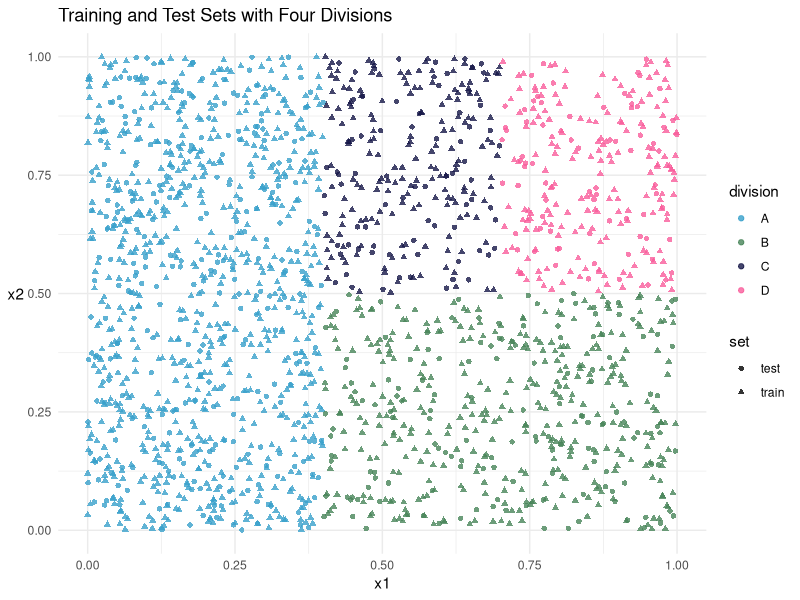
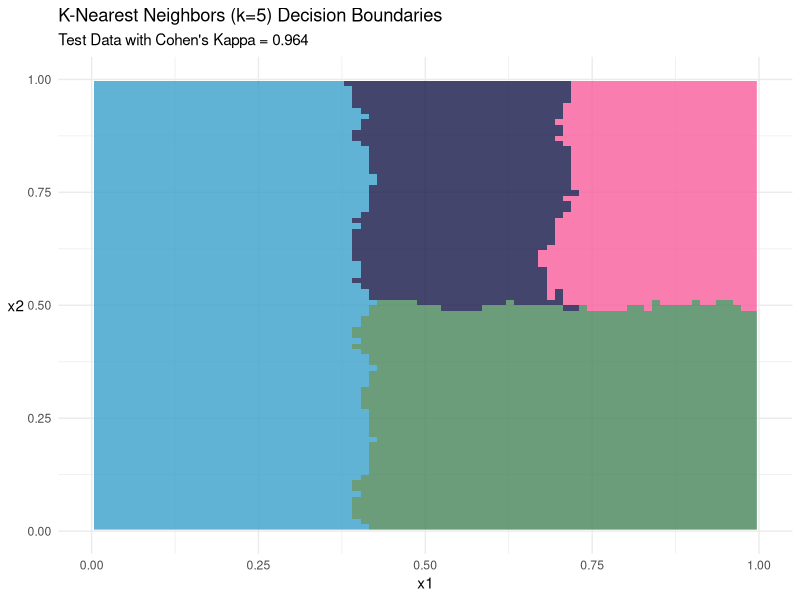
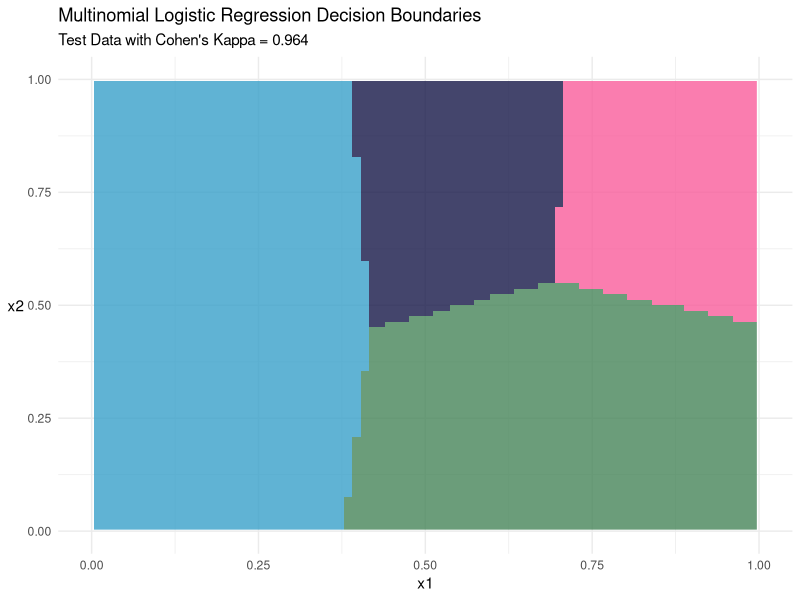
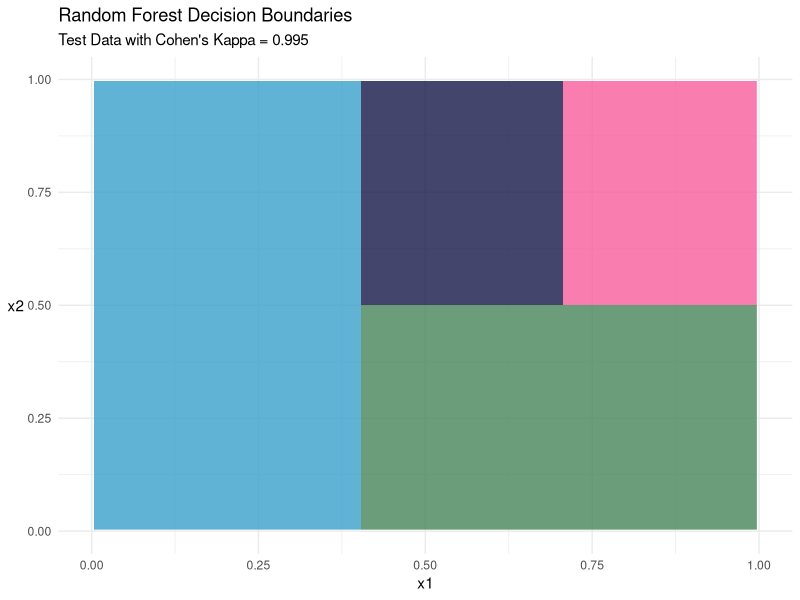
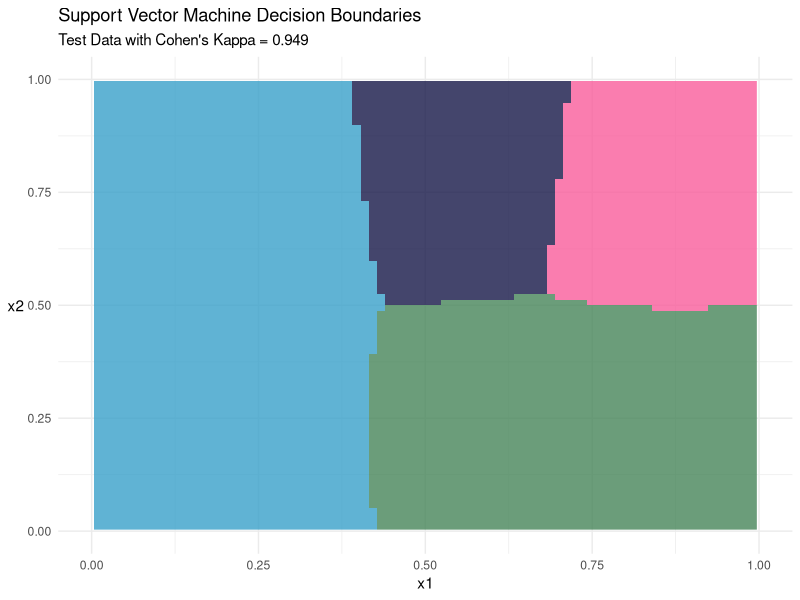
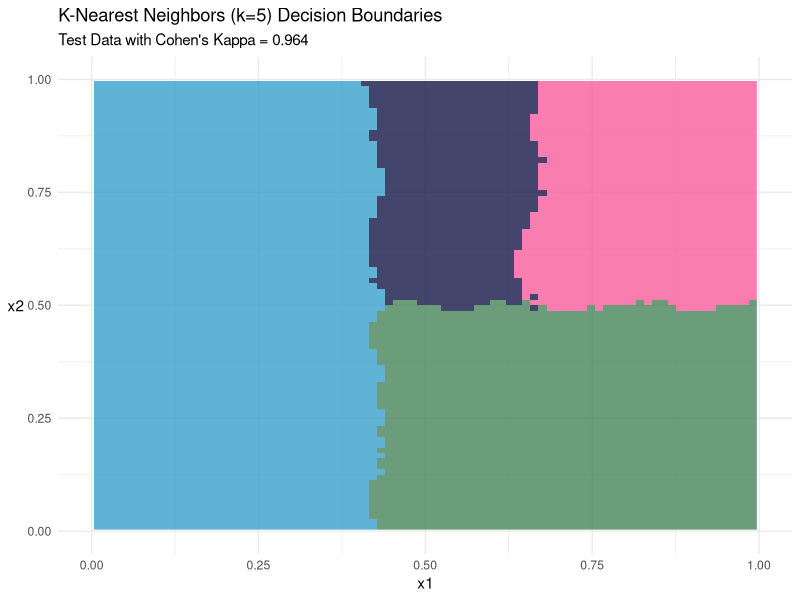
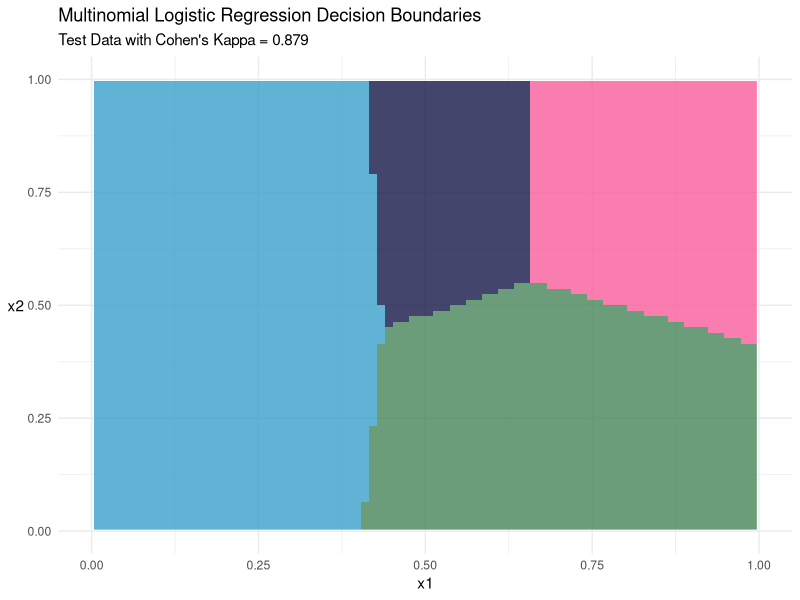
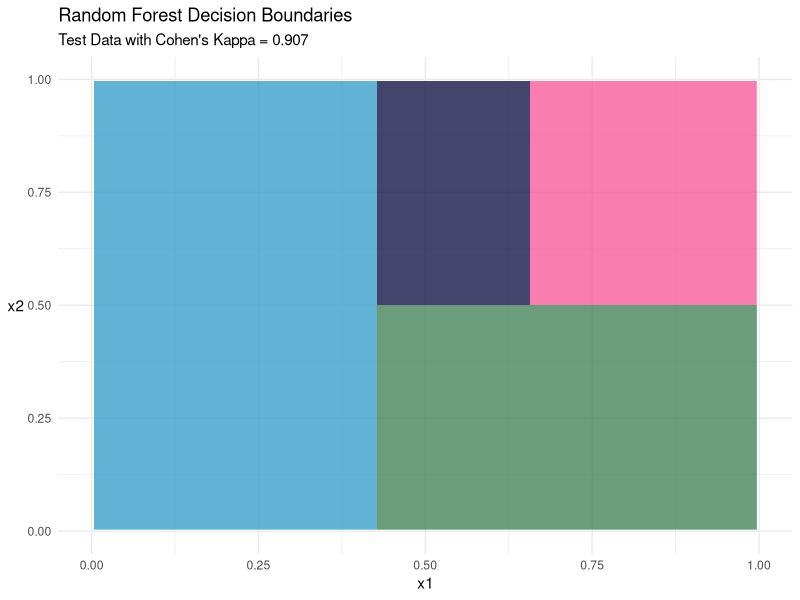

Here is the R script that generated these plots, in order:
## ---- chunk 1
knitr::opts_chunk$set(echo = TRUE)
## ---- chunk 2
# Libraries needed
library(dplyr)      # For data manipulation
library(caret)      # For createDataPartition and confusion matrix
library(ggplot2)    # For visualization
## ---- chunk 3
# Set colors
c_a = "#39a0ca"
c_b = "#478559"
c_c = "#161748"
c_d = "#f95d9b" 
line = "#1d1e22"
colors <- c("A" = "#39a0ca", "B" = "#478559", "C" = "#161748", "D" = "#f95d9b")
## ---- chunk 4
# Set seed for reproducibility
set.seed(42)

# Total number of points
n <- 2000

# Calculate points per division based on proportions
n_a <- floor(n * 0.50)  # 50% of the data
n_b <- floor(n * 0.25)  # 25% of the data
n_c <- floor(n * 0.125)  # 25% of the data
n_d <- floor(n * 0.125)  # 25% of the data

# Based on the drawing:
# A is on the left side of the graph (x1 < threshold)
# B is on the bottom right quadrant
# C is on the top left of the right side
# D is on the top right of the right side

# Thresholds for dividing the space
x1_threshold <- 0.4  # Dividing left (A) from right (B,C,D)
x1_right_threshold <- 0.7  # Dividing C from D on the right side
x2_threshold <- 0.5  # Dividing B from C,D

# Division A: Left portion (50% of data)
a_x1 <- runif(n_a, 0, x1_threshold)
a_x2 <- runif(n_a, 0, 1)
a_labels <- rep("A", n_a)

# Division B: Bottom right portion (25% of data)
b_x1 <- runif(n_b, x1_threshold, 1)
b_x2 <- runif(n_b, 0, x2_threshold)
b_labels <- rep("B", n_b)

# Division C: Top left of right portion (12.5% of data)
c_x1 <- runif(n_c, x1_threshold, x1_right_threshold)
c_x2 <- runif(n_c, x2_threshold, 1)
c_labels <- rep("C", n_c)

# Division D: Top right of right portion (12.5% of data)
d_x1 <- runif(n_d, x1_right_threshold, 1)
d_x2 <- runif(n_d, x2_threshold, 1)
d_labels <- rep("D", n_d)

# Combine all data into a single dataframe
df <- data.frame(
  x1 = c(a_x1, b_x1, c_x1, d_x1),
  x2 = c(a_x2, b_x2, c_x2, d_x2),
  division = c(a_labels, b_labels, c_labels, d_labels)
)

# Start PNG device
png("../results/plots/original_data.png", width = 4000, height = 3000, res = 600)

# Create the plot with Base R
# Set up an empty plot area
plot(NULL, xlim = c(0, 1), ylim = c(0, 1), 
     xlab = "x1", ylab = "x2", 
     main = "Dataset with Four Divisions",
     type = "n")

# Add points for each division
for(div in c("A", "B", "C", "D")) {
  subset_df <- df[df$division == div, ]
  points(subset_df$x1, subset_df$x2, 
         col = adjustcolor(colors[div], alpha.f = 0.8),
         pch = 16) # filled circle
}

# Close the device to save the plot
dev.off()
## ---- chunk 5
# Set training/test split proportion
train_prop <- 0.7 # 70% training, 30% test

# Create stratified split indices based on division
set.seed(42) # Keep the same seed for reproducibility
train_indices <- createDataPartition(df$division, p = train_prop, list = FALSE)

# Create training and test sets
train_df <- df[train_indices, ]
test_df <- df[-train_indices, ]

# Convert division to factor to ensure consistent levels
train_df$division <- factor(train_df$division)
test_df$division <- factor(test_df$division)

# Optional: Visualize the training and test sets
df$set <- "test"
df[train_indices, "set"] <- "train"

ggplot(df, aes(x = x1, y = x2, color = division, shape = set)) +
  geom_point(alpha = 0.8) +
  scale_color_manual(values = c("A" = c_a, "B" = c_b, "C" = c_c, "D" = c_d)) +
  labs(title = "Training and Test Sets with Four Divisions",
       x = "x1", y = "x2") +
  theme_minimal() +
  theme(,
    axis.title.y = element_text(angle = 0, vjust = 0.5, hjust = 0.5)
  )
## ---- chunk 6
# Load necessary libraries
library(caret)      # For confusion matrix
library(class)      # For kNN classification
library(e1071)      # For SVM
if (!require("nnet")) install.packages("nnet")
library(nnet)       # For multinomial logistic regression
if (!require("randomForest")) install.packages("randomForest")
library(randomForest) # For random forest
library(gridExtra)  # For arranging multiple plots
## ---- chunk 7
# Create a fine grid for decision boundary visualization
grid_size <- 100
x1_range <- seq(min(df$x1) - 0.1, max(df$x1) + 0.1, length.out = grid_size)
x2_range <- seq(min(df$x2) - 0.1, max(df$x2) + 0.1, length.out = grid_size)
grid <- expand.grid(x1 = x1_range, x2 = x2_range)

# Ensure column names match training data
colnames(grid) <- c("x1", "x2")  # Explicitly set column names
## ---- chunk 8
# Function to plot decision boundaries
plot_decision_boundary <- function(predictions, model_name, kappa_value) {
  grid_predictions <- cbind(grid, pred = predictions)
  
  # Plot decision boundaries with test data points
  p <- ggplot() +
    geom_raster(data = grid_predictions, aes(x = x1, y = x2, fill = pred), alpha = 0.8, show.legend = FALSE) +
    #geom_point(data = test_df, aes(x = x1, y = x2, color = division), size = 2.5) +
    scale_fill_manual(values = c("A" = c_a, "B" = c_b, "C" = c_c, "D" = c_d), name = "Predicted") +
    scale_color_manual(values = c("A" = c_a, "B" = c_b, "C" = c_c, "D" = c_d), name = "Actual") +
    #labs(x = "x1", y = "x2") +
    scale_x_continuous(limits = c(0.0, 1), breaks = seq(0, 1, by = 0.25)) +
    scale_y_continuous(limits = c(0.0, 1), breaks = seq(0, 1, by = 0.25)) +
    labs(title = paste(model_name, "Decision Boundaries"),
         subtitle = paste("Test Data with Cohen's Kappa =", round(kappa_value, 3)),
         x = "x1", y = "x2") +
    theme_minimal() +
  theme(,
    axis.title.y = element_text(angle = 0, vjust = 0.5, hjust = 0.5)
  )
  
  return(p)
}
## ---- chunk 9
evaluate_model <- function(actual, predicted, model_name) {
  # Create confusion matrix
  confusion <- confusionMatrix(predicted, actual)
  
  # Extract Cohen's Kappa
  kappa <- confusion$overall['Kappa']
  
  # Print model performance
  cat("\n", model_name, "Performance:\n")
  cat("Cohen's Kappa:", kappa, "\n")
  cat("Accuracy:", confusion$overall['Accuracy'], "\n\n")
  
  return(kappa)
}
## ---- chunk 10
# Train KNN model (k=5)
k <- 5
knn_model <- knn(train = train_df[, c("x1", "x2")],
                 test = test_df[, c("x1", "x2")],
                 cl = train_df$division,
                 k = k)

# Evaluate KNN model
knn_kappa <- evaluate_model(test_df$division, knn_model, "KNN")

# Get KNN predictions for the grid
knn_grid_pred <- knn(train = train_df[, c("x1", "x2")],
                     test = grid,
                     cl = train_df$division,
                     k = k)

# Plot KNN decision boundaries
knn_plot <- plot_decision_boundary(knn_grid_pred, "K-Nearest Neighbors (k=5)", knn_kappa)
## ---- chunk 11
# Train multinomial model
multinom_model <- multinom(division ~ x1 + x2, data = train_df, trace = FALSE)

# Make predictions on test data
multinom_pred <- predict(multinom_model, newdata = test_df)

# Evaluate multinomial model
multinom_kappa <- evaluate_model(test_df$division, multinom_pred, "Multinomial Logistic Regression")

# Get multinomial predictions for the grid
multinom_grid_pred <- predict(multinom_model, newdata = grid)

# Plot multinomial decision boundaries
multinom_plot <- plot_decision_boundary(multinom_grid_pred, "Multinomial Logistic Regression", multinom_kappa)
## ---- chunk 12
# Train random forest model
rf_model <- randomForest(division ~ x1 + x2, data = train_df, ntree = 500)

# Make predictions on test data
rf_pred <- predict(rf_model, newdata = test_df)

# Evaluate random forest model
rf_kappa <- evaluate_model(test_df$division, rf_pred, "Random Forest")

# Get random forest predictions for the grid
rf_grid_pred <- predict(rf_model, newdata = grid)

# Plot random forest decision boundaries
rf_plot <- plot_decision_boundary(rf_grid_pred, "Random Forest", rf_kappa)
## ---- chunk 13
# Train SVM model with radial kernel
svm_model <- svm(division ~ x1 + x2, data = train_df, kernel = "radial")

# Make predictions on test data
svm_pred <- predict(svm_model, newdata = test_df)

# Evaluate SVM model
svm_kappa <- evaluate_model(test_df$division, svm_pred, "SVM")

# Get SVM predictions for the grid
svm_grid_pred <- predict(svm_model, newdata = grid)

# Plot SVM decision boundaries
svm_plot <- plot_decision_boundary(svm_grid_pred, "Support Vector Machine", svm_kappa)
## ---- chunk 14
# Display all plots
print(knn_plot)
print(multinom_plot)
print(rf_plot)
print(svm_plot)

ggsave("../results/plots/knn.png", plot = knn_plot, width = 6.67, height = 5, dpi = 600)
ggsave("../results/plots/multi.png", plot = knn_plot, width = 6.67, height = 5, dpi = 600)
ggsave("../results/plots/rf.png", plot = rf_plot, width = 6.67, height = 5, dpi = 600)
ggsave("../results/plots/svm.png", plot = svm_plot, width = 6.67, height = 5, dpi = 600)
## ---- chunk 15
# Standard deviation for the attributes
x1_sd <- sd(df$x1)
x2_sd <- sd(df$x2)
cat("Standard deviation of x1:", x1_sd, "\n")
cat("Standard deviation of x2:", x2_sd, "\n")

# Noise level (proportion of std dev to use)
noise_level <- 0.3  # You can adjust this between 0 and 1
set.seed(123)  # Different seed to ensure randomness

# Get test set indices
test_indices <- setdiff(1:nrow(df), train_indices)

# Randomly select half of the test set
half_test_size <- floor(length(test_indices) / 2)
noisy_test_indices <- sample(test_indices, half_test_size)

# Create first noisy dataset (noise in x1)
df_noisy1 <- df
# Add noise only to the selected half of test set
df_noisy1$x1[noisy_test_indices] <- df$x1[noisy_test_indices] + 
                                   rnorm(half_test_size, mean = 0, sd = x1_sd * noise_level)

# Create second noisy dataset (noise in x2)
df_noisy2 <- df
# Add noise only to the selected half of test set
df_noisy2$x2[noisy_test_indices] <- df$x2[noisy_test_indices] + 
                                   rnorm(half_test_size, mean = 0, sd = x2_sd * noise_level)

# Extract the test partition rows from the noisy datasets
noisytest_df1 <- df_noisy1[-train_indices, ]
noisytest_df2 <- df_noisy2[-train_indices, ]

# Ensure division is a factor with consistent levels in both datasets
noisytest_df1$division <- factor(noisytest_df1$division, levels = levels(test_df$division))
noisytest_df2$division <- factor(noisytest_df2$division, levels = levels(test_df$division))
## ---- chunk 16
# Create noisy grids for decision boundary visualization
# For noisy x1
noise_x1_range <- seq(min(df_noisy1$x1) - 0.1, max(df_noisy1$x1) + 0.1, length.out = grid_size)
grid_noisy1 <- expand.grid(x1 = noise_x1_range, x2 = x2_range)
# Ensure column names match training data
colnames(grid_noisy1) <- c("x1", "x2")  # Explicitly set column names

# For noisy x2
noise_x2_range <- seq(min(df_noisy2$x2) - 0.1, max(df_noisy2$x2) + 0.1, length.out = grid_size)
grid_noisy2 <- grid
# Ensure column names match training data
colnames(grid_noisy2) <- c("x1", "x2")  # Explicitly set column names
## ---- chunk 17
# Evaluate KNN model
knn_kappa <- evaluate_model(noisytest_df1$division, knn_model, "KNN")

# Get KNN predictions for the grid
knn_grid_pred <- knn(train = train_df[, c("x1", "x2")],
                     test = grid_noisy1,
                     cl = train_df$division,
                     k = k)

# Plot KNN decision boundaries
knn_plot1 <- plot_decision_boundary(knn_grid_pred, "K-Nearest Neighbors (k=5)", knn_kappa)
## ---- chunk 18
# Evaluate KNN model
knn_kappa <- evaluate_model(noisytest_df2$division, knn_model, "KNN")

# Get KNN predictions for the grid
knn_grid_pred <- knn(train = train_df[, c("x1", "x2")],
                     test = grid_noisy2,
                     cl = train_df$division,
                     k = k)

# Plot KNN decision boundaries
knn_plot2 <- plot_decision_boundary(knn_grid_pred, "K-Nearest Neighbors (k=5)", knn_kappa)
## ---- chunk 19
# Make predictions on test data
multinom_pred <- predict(multinom_model, newdata = noisytest_df1)

# Evaluate multinomial model
multinom_kappa <- evaluate_model(noisytest_df1$division, multinom_pred, "Multinomial Logistic Regression")

# Get multinomial predictions for the grid
multinom_grid_pred <- predict(multinom_model, newdata = grid_noisy1)

# Plot multinomial decision boundaries
multinom_plot1 <- plot_decision_boundary(multinom_grid_pred, "Multinomial Logistic Regression", multinom_kappa)
## ---- chunk 20
# Make predictions on test data
multinom_pred <- predict(multinom_model, newdata = noisytest_df2)

# Evaluate multinomial model
multinom_kappa <- evaluate_model(noisytest_df2$division, multinom_pred, "Multinomial Logistic Regression")

# Get multinomial predictions for the grid
multinom_grid_pred <- predict(multinom_model, newdata = grid_noisy2)

# Plot multinomial decision boundaries
multinom_plot2 <- plot_decision_boundary(multinom_grid_pred, "Multinomial Logistic Regression", multinom_kappa)
## ---- chunk 21
# Make predictions on test data
rf_pred <- predict(rf_model, newdata = noisytest_df1)

# Evaluate random forest model
rf_kappa <- evaluate_model(noisytest_df1$division, rf_pred, "Random Forest")

# Get random forest predictions for the grid
rf_grid_pred <- predict(rf_model, newdata = grid_noisy1)

# Plot random forest decision boundaries
rf_plot1 <- plot_decision_boundary(rf_grid_pred, "Random Forest", rf_kappa)
## ---- chunk 22
# Make predictions on test data
rf_pred <- predict(rf_model, newdata = noisytest_df2)

# Evaluate random forest model
rf_kappa <- evaluate_model(noisytest_df2$division, rf_pred, "Random Forest")

# Get random forest predictions for the grid
rf_grid_pred <- predict(rf_model, newdata = grid_noisy2)

# Plot random forest decision boundaries
rf_plot2 <- plot_decision_boundary(rf_grid_pred, "Random Forest", rf_kappa)
## ---- chunk 23
# Make predictions on test data
svm_pred <- predict(svm_model, newdata = noisytest_df1)

# Evaluate SVM model
svm_kappa <- evaluate_model(noisytest_df1$division, svm_pred, "SVM")

# Get SVM predictions for the grid
svm_grid_pred <- predict(svm_model, newdata = grid_noisy1)

# Plot SVM decision boundaries
svm_plot1 <- plot_decision_boundary(svm_grid_pred, "Support Vector Machine", svm_kappa)
## ---- chunk 24
# Make predictions on test data
svm_pred <- predict(svm_model, newdata = noisytest_df2)

# Evaluate SVM model
svm_kappa <- evaluate_model(noisytest_df2$division, svm_pred, "SVM")

# Get SVM predictions for the grid
svm_grid_pred <- predict(svm_model, newdata = grid_noisy2)

# Plot SVM decision boundaries
svm_plot2 <- plot_decision_boundary(svm_grid_pred, "Support Vector Machine", svm_kappa)
## ---- chunk 25
# Display all plots
print(knn_plot1)
print(multinom_plot1)
print(rf_plot1)
print(svm_plot1)

ggsave("../results/plots/knn_x1.png", plot = knn_plot1, width = 6.67, height = 5, dpi = 600)
ggsave("../results/plots/multi_x1.png", plot = multinom_plot1, width = 6.67, height = 5, dpi = 600)
ggsave("../results/plots/rf_x1.png", plot = rf_plot1,width = 6.67, height = 5, dpi = 600)
ggsave("../results/plots/svm_x1.png", plot = svm_plot1, width = 6.67, height = 5, dpi = 600)

print(knn_plot2)
print(multinom_plot2)
print(rf_plot2)
print(svm_plot2)

ggsave("../results/plots/knn_x2.png", plot = knn_plot2, width = 6.67, height = 5, dpi = 600)
ggsave("../results/plots/multi_x2.png", plot = multinom_plot2, width = 6.67, height = 5, dpi = 600)
ggsave("../results/plots/rf_x2.png", plot = rf_plot2, width = 6.67, height = 5, dpi = 600)
ggsave("../results/plots/svm_x2.png", plot = svm_plot2, width = 6.67, height = 5, dpi = 600)
